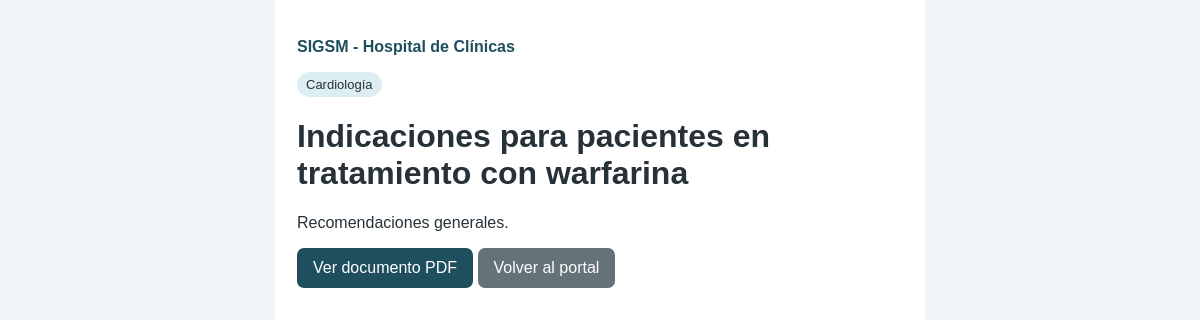
Screenshot of /presentacion/ver_publico.php?id=6 with the database file from the repository.
### tables this page shows
CREATE TABLE documentos (

    id INT AUTO_INCREMENT PRIMARY KEY,

    titulo VARCHAR(150) NOT NULL,

    categoria_id INT NOT NULL,

    descripcion TEXT,

    archivo VARCHAR(255) NOT NULL,

    activo TINYINT(1) NOT NULL DEFAULT 1,

    creado_en TIMESTAMP DEFAULT CURRENT_TIMESTAMP,

    FOREIGN KEY(categoria_id) REFERENCES categorias(id),

     
    CONSTRAINT chk_documentos_titulo CHECK (CHAR_LENGTH(TRIM(titulo)) >= 3),
    CONSTRAINT chk_documentos_archivo CHECK (CHAR_LENGTH(TRIM(archivo)) >= 1),
    CONSTRAINT chk_documentos_activo CHECK (activo IN (0,1))

);

CREATE TABLE categorias (

    id INT AUTO_INCREMENT PRIMARY KEY,

    nombre VARCHAR(100) NOT NULL UNIQUE,

     
    CONSTRAINT chk_categorias_nombre CHECK (CHAR_LENGTH(TRIM(nombre)) >= 2)

);

### logica/funciones.php (called while the page is built, shortened)
<?php
function limpiar($t) : string {
    return htmlspecialchars($t ?? '', ENT_QUOTES, 'UTF-8');
}

### presentacion/ver_publico.php (the view, shortened to what this page needs)
<?php
require_once __DIR__ . '/../logica/funciones.php';
require_once __DIR__ . '/../datos/conexion.php';
$id = (int)($_GET['id'] ?? 0);
$s = $conexion->prepare('SELECT d.*,c.nombre categoria FROM documentos d JOIN categorias c ON c.id=d.categoria_id WHERE d.id=? AND d.activo=1');
$s->execute([$id]);
$d = $s->fetch(PDO::FETCH_ASSOC);
 ?> <!DOCTYPE html>
<html lang="es">
    <head>
        <meta charset="UTF-8"> <meta name="viewport" content="width=device-width,initial-scale=1"> <link rel="stylesheet" href="css/estilo.css">
    </head>
    <body>
        <main class="movil">
            <p class="mini-logo">
                SIGSM - Hospital de Clínicas
            </p>
            <span class="etiqueta"> <?= limpiar($d['categoria']) ?></span>
            <h1>
                <?= limpiar($d['titulo']) ?>
            </h1>
            <p>
                <?= nl2br(limpiar($d['descripcion'])) ?>
            </p>
            <a class="boton" href="../documentos/<?= rawurlencode($d['archivo']) ?>" target="_blank"> Ver documento PDF</a> <a class="boton secundario" href="../portal.php"> Volver al portal</a>
        </main>
    </body>
</html>

### presentacion/css/estilo.css (style rules this page uses)
* { box-sizing: border-box; }
body { margin: 0; font-family: Arial,sans-serif; background: #f1f4f7; color: #263238; }
.boton, button { display: inline-block; background: #1f4e5f; color: white; border: 0; padding: 11px 16px; border-radius: 7px; text-decoration: none; cursor: pointer; }
.secundario { background: #65727a; }
.etiqueta { display: inline-block; background: #dceef2; padding: 5px 9px; border-radius: 20px; font-size: 13px; }
.movil { max-width: 650px; margin: 0 auto; padding: 22px; background: white; min-height: 100vh; }
.mini-logo { font-weight: bold; color: #1f4e5f; }

### rows the page displays
documentos: categoria.nombre "Cardiología", titulo "Indicaciones para pacientes en tratamiento con warfarina", descripcion "Recomendaciones generales."
